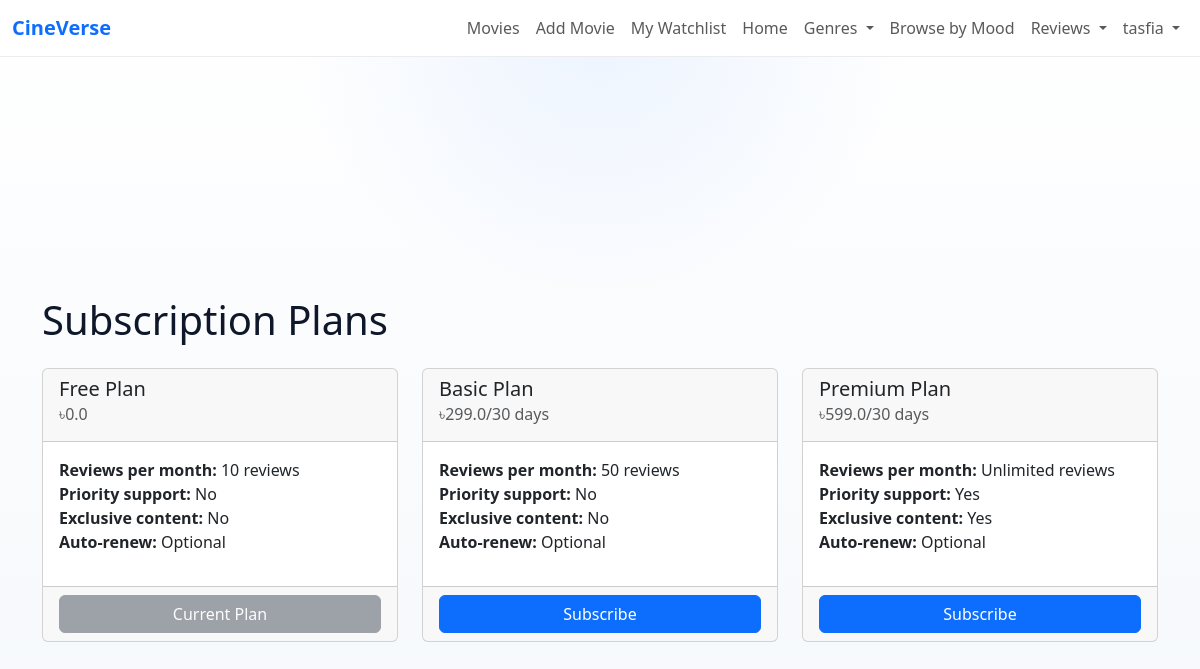
/subscription/ (signed in), run on the app's committed database.
### subscription/models.py (models this page shows, shortened)
class SubscriptionPlan(models.Model):
    PLAN_CHOICES = [
        ('free', 'Free'),
        ('basic', 'Basic'),
        ('premium', 'Premium'),
    ]
    DEFAULT_PLANS = [
        {
            'name': 'Free Plan',
            'plan_type': 'free',
            'price': 0.00,
            'duration_days': 99999,
            'features': {
                'unlimited_reviews': False,
                'priority_support': False,
                'exclusive_content': False,
            },
        },
        {
            'name': 'Basic Plan',
            'plan_type': 'basic',
            'price': 299.00,
            'duration_days': 30,
            'features': {
                'unlimited_reviews': True,
                'priority_support': False,
                'exclusive_content': False,
            },
        },
        {
            'name': 'Premium Plan',
            'plan_type': 'premium',
            'price': 599.00,
            'duration_days': 30,
            'features': {
                'unlimited_reviews': True,
                'priority_support': True,
                'exclusive_content': True,
            },
        },
    ]
    name = models.CharField(max_length=100)
    plan_type = models.CharField(max_length=20, choices=PLAN_CHOICES, default='free')
    price = models.DecimalField(max_digits=10, decimal_places=2, default=0.00)
    duration_days = models.IntegerField(default=30)  # For recurring subscriptions
    features = models.JSONField(default=dict)  # Store features as JSON, e.g., {'unlimited_reviews': True, 'priority_support': False}
    is_active = models.BooleanField(default=True)
    created_at = models.DateTimeField(auto_now_add=True)
    @classmethod
    def sync_default_plans(cls):
        plans = []
        for plan_data in cls.DEFAULT_PLANS:
            plan, _ = cls.objects.update_or_create(
                plan_type=plan_data['plan_type'],
                defaults={
                    'name': plan_data['name'],
                    'price': plan_data['price'],
                    'duration_days': plan_data['duration_days'],
                    'features': plan_data['features'],
                    'is_active': True,
                }
            )
            plans.append(plan)
        return plans

### subscription/views.py (the view)
# urls.py: path('', views.subscription_plans, name='subscription_home'),
@login_required
def subscription_plans(request):
    plans = SubscriptionPlan.sync_default_plans()
    user_subscription = UserSubscription.objects.filter(user=request.user, is_active=True).first()
    for plan in plans:
        feature_list = []
        if plan.plan_type == 'free':
            feature_list.append(('Reviews per month', '10 reviews'))
        elif plan.plan_type == 'basic':
            feature_list.append(('Reviews per month', '50 reviews'))
        else:
            feature_list.append(('Reviews per month', 'Unlimited reviews'))
        feature_list.append(('Priority support', 'Yes' if plan.features.get('priority_support') else 'No'))
        feature_list.append(('Exclusive content', 'Yes' if plan.features.get('exclusive_content') else 'No'))
        feature_list.append(('Auto-renew', 'Optional'))
        plan.feature_list = feature_list
    return render(request, 'subscription_plans.html', {
        'plans': plans,
        'user_subscription': user_subscription
    })

### templates/subscription_plans.html (shortened to what this page needs)
{% extends 'base.html' %}
{% block content %}
<div class="container mt-5">
    <h1 class="mb-4">Subscription Plans</h1>
    <div class="row">
        {% for plan in plans %}
        <div class="col-md-4 mb-4">
            <div class="card h-100">
                <div class="card-header">
                    <h5 class="card-title">{{ plan.name }}</h5>
                    <h6 class="card-subtitle mb-2 text-muted">৳{{ plan.price }}{% if plan.duration_days != 99999 %}/{{ plan.duration_days }} days{% endif %}</h6>
                </div>
                <div class="card-body">
                    <ul class="list-unstyled">
                        {% for feature, value in plan.feature_list %}
                        <li>
                            <strong>{{ feature }}:</strong> {{ value }}
                        </li>
                        {% endfor %}
                    </ul>
                </div>
                <div class="card-footer">
                    {% if plan.plan_type == 'free' %}
                    <button class="btn btn-secondary w-100" disabled>Current Plan</button>
                    {% else %}
                    <a href="{% url 'subscription:subscribe' plan.id %}" class="btn btn-primary w-100">Subscribe</a>
                    {% endif %}
                </div>
            </div>
        </div>
        {% endfor %}
    </div>
</div>
{% endblock %}

### templates/navbar.html (shortened to what this page needs)
<nav class="navbar navbar-expand-lg navbar-light bg-white border-bottom" style="border-color: var(--cv-border) !important;">
  <div class="container-fluid">
    <a class="navbar-brand fw-bold" href="{% url 'movie_app:movie_list' %}">
      <span style="color: #0d6efd;">CineVerse</span>
    </a>
    <div class="collapse navbar-collapse" id="navbarNav">
      <ul class="navbar-nav ms-auto">
          {% if user.is_authenticated %}
          <li class="nav-item">
            <a class="nav-link" href="{% url 'movie_app:movie_list' %}">
              Movies
            </a>
          </li>
          <li class="nav-item">
            <a class="nav-link" href="{% url 'movie_app:add_movie' %}">
              Add Movie
            </a>
          </li>
          <li class="nav-item">
            <a class="nav-link" href="{% url 'watchlist:watchlist_view' %}">
              My Watchlist
            </a>
          </li>
  <li class="nav-item">
    <a class="nav-link" href="{% url 'movie_app:home' %}">
      Home
    </a>
  </li>
  <li class="nav-item dropdown">
    <a class="nav-link dropdown-toggle" href="#" data-bs-toggle="dropdown">
      Genres
    </a>
  </li>
  <li class="nav-item">
    <a class="nav-link" href="{% url 'movie_app:mood_list' %}">
      Browse by Mood
    </a>
  </li>
  <li class="nav-item dropdown">
    <a class="nav-link dropdown-toggle" href="#" data-bs-toggle="dropdown">
      Reviews
    </a>
  </li>
          <li class="nav-item dropdown">
            <a
              class="nav-link dropdown-toggle"
              href="#"
              id="profileDropdown"
              role="button"
              data-bs-toggle="dropdown"
              aria-expanded="false"
            >
              {{ user.username }}
            </a>
          </li>
        {% endif %}
      </ul>
    </div>
  </div>
</nav>

### templates/base.html (style rules this page uses)
:root { --cv-bg: #f4f7fb; --cv-surface: rgba(255, 255, 255, 0.92); --cv-border: rgba(15, 23, 42, 0.08); --cv-text: #0f172a; --cv-muted: #64748b; }
body { background: radial-gradient( circle at top, rgba(13, 110, 253, 0.08), transparent 30% ), linear-gradient(180deg, #ffffff 0%, var(--cv-bg) 100%); color: var(--cv-text); }

### data on the page
SubscriptionPlan: name "Free Plan", price "0.0", feature_list "Reviews per month" "Priority support" "Exclusive content" "Auto-renew", feature_list "10 reviews" "No" "No" "Optional", plan_type "Current Plan"
SubscriptionPlan: name "Basic Plan", price "299.0", duration_days "30", feature_list "Reviews per month" "Priority support" "Exclusive content" "Auto-renew", feature_list "50 reviews" "No" "No" "Optional", plan_type "Subscribe"
SubscriptionPlan: name "Premium Plan", price "599.0", duration_days "30", feature_list "Reviews per month" "Priority support" "Exclusive content" "Auto-renew", feature_list "Unlimited reviews" "Yes" "Yes" "Optional", plan_type "Subscribe"

### other printed values
{{ user.username }} "tasfia"
